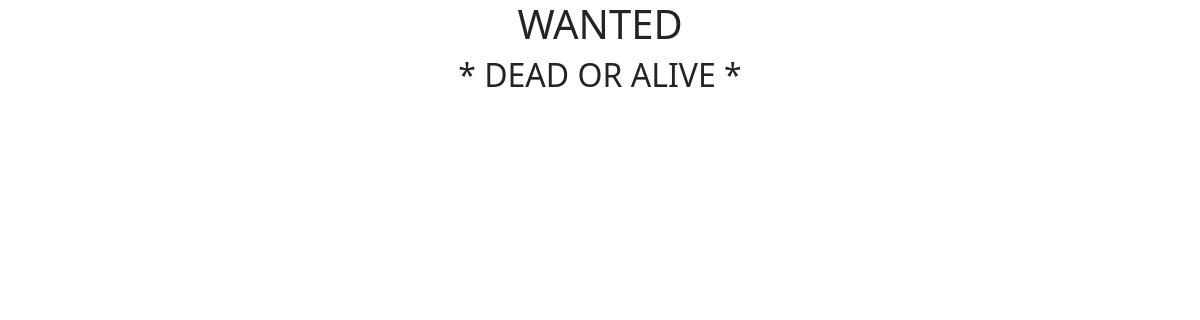
The app's page /, older data.
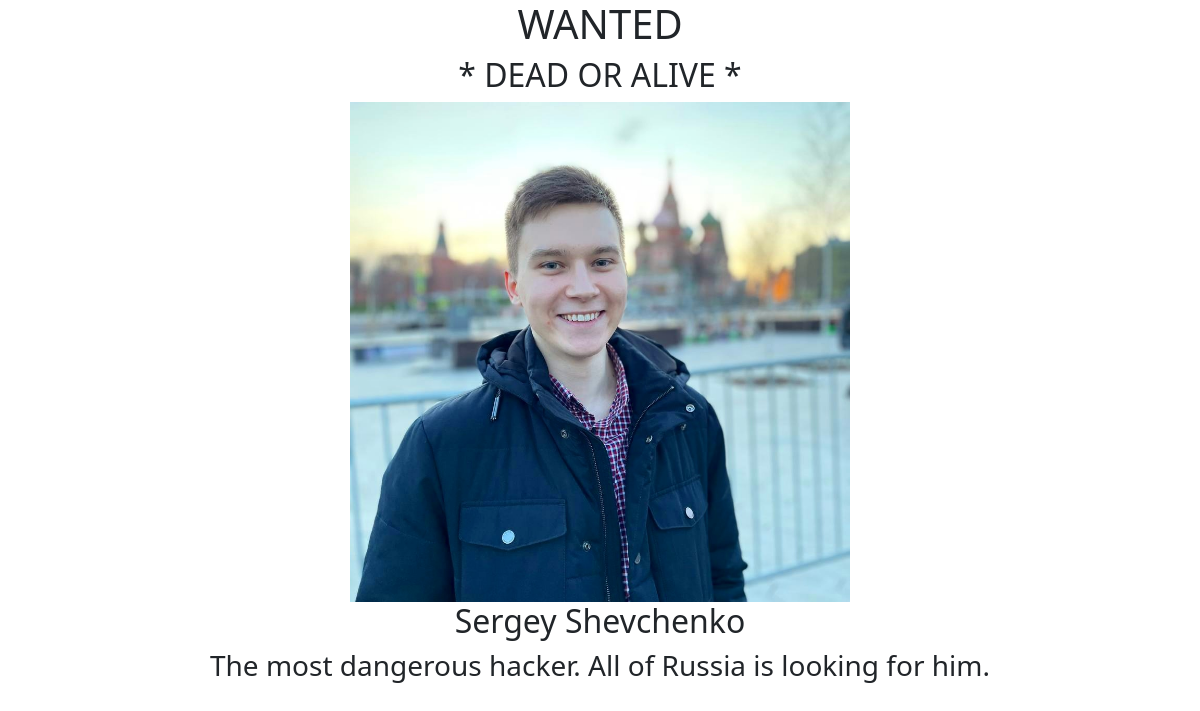
The same page, newer data.
### portfolio/models.py (models this page shows)
class Project(models.Model):
    title = models.CharField(max_length=100)
    description = models.CharField(max_length=250)
    image = models.ImageField(upload_to='portfolio/images/')
    url = models.URLField(blank=True)

### portfolio/views.py (the view)
# urls.py: 2. Add a URL to urlpatterns:  path('', views.home, name='home')
def home(request):
    projects = Project.objects.all()
    return render(request, 'portfolio/home_page.html', {"projects": projects})

### portfolio/templates/portfolio/home_page.html (shortened to what this page needs)
<link href="https://cdn.jsdelivr.net/npm/bootstrap@5.2.1/dist/css/bootstrap.min.css" rel="stylesheet">
<div class="container text-center">
    <h1>WANTED</h1>
    <h2>* DEAD OR ALIVE *</h2>
    {% for project in projects %}
    <img src="{{ project.image.url }}" height=500 width=500>
    <h2>{{ project.title }}</h2>
    <h3><p>{{ project.description }}</p></h3>
    {% endfor %}
</div>

Row changes from the older to the newer data that the page shows:
added Project: image (picture), title "Sergey Shevchenko", description "The most dangerous hacker. All of Russia is looking for him."
